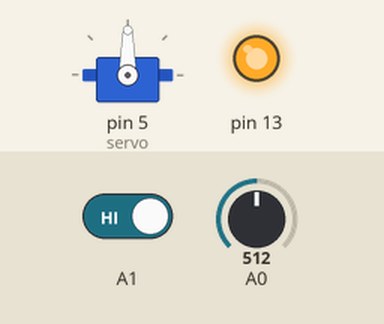
The sketch below on a simulated Arduino Uno, built with avr-gcc and run on an emulated ATmega328P. Parts: servo, output pins drawn as LEDs (lit = HIGH). The test bench sets the inputs (shaded band); at power-on: A1 HIGH, A0 = 512. What the sketch prints to the serial monitor is not drawn.

Above: at 1.2 s.
1.3 s: A1 driven LOW
At 1.7 s:
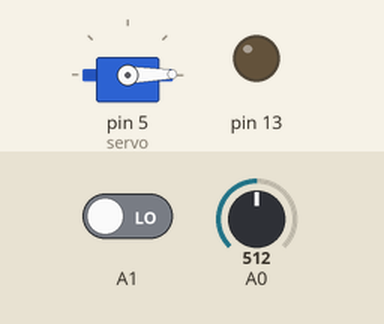
4.3 s: A0 set to 170
At 5.13 s:
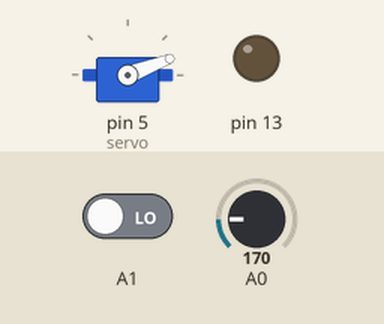
7.3 s: A0 set to 0
At 7.48 s:
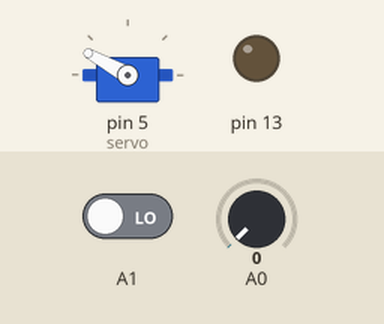
10.3 s: A1 driven HIGH
13.3 s: A0 set to 122
At 13.36 s:
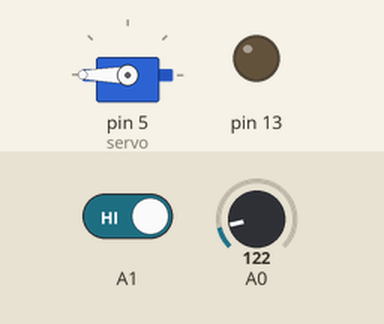
16.3 s: A1 driven LOW
Timing chart, 0 to 22.6 s (numbered marks = the images above; inputs shaded):
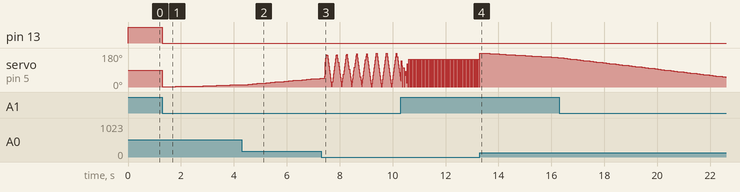

The sketch:

sketch_feb07a.ino
```cpp
#include <Servo.h>
Servo servo;

bool pressedBtn = false;
int delayTime = 0;

void setup() {
  pinMode(A1, INPUT);
  pinMode(A0, INPUT);
  pinMode(13, OUTPUT);
  pinMode(5, OUTPUT);
  servo.attach(5);
  digitalWrite(13, HIGH);
  Serial.begin(9600);
}

void loop() {

  Swap();

  if (pressedBtn) {

    digitalWrite(13, LOW);

    for (int i = 0; i < 180; i++) {
      Swap();
      if (pressedBtn) {
        delayTime = analogRead(A0);
        servo.write(i);
        delay(delayTime);
      }
      else {
        //break;
      }
    }
  }

  if (pressedBtn) {
    for (int i = 180; i > 0; i--) {
      Swap();
      if (pressedBtn) {
        delayTime = analogRead(A0);
        servo.write(i);
        delay(delayTime);
      }
      else {
        //break;
      }
    }

    //  Serial.write(analogRead(A0));
    //  servo.write(180);
    //  delay(500);
    //  servo.write(0);
    //  delay(500);
  }
}
void Swap() {
  if (!digitalRead(A1)) {
    pressedBtn = !pressedBtn;
    Serial.write(pressedBtn);
  }
}
```

Measured:
- after the input at 1.3 s, pin 13: HIGH → LOW at once; servo on pin 5 (servo): 90° → 1° at once, → 3° 0.51 s later, → 5° 0.51 s later, → 7° 0.51 s later, … (6 changes in this stretch)
